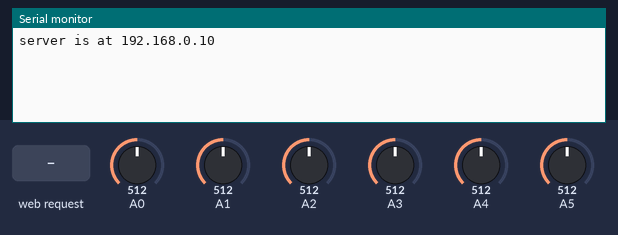
Simulated run of this sketch. Board: Arduino Uno, built with avr-gcc and run on an emulated ATmega328P. On the bench: the last lines printed to the serial monitor. The test bench sets the inputs (shaded band); at power-on: A0 = 512, A1 = 512, A2 = 512, A3 = 512, A4 = 512, A5 = 512. WiFi joins after 1.5 s; servers stay silent unless stated.

Above: at 1.2 s.
1.3 s: HTTP request GET /status received
At 2.5 s:
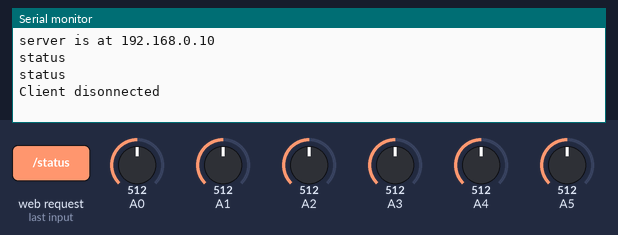
2.8 s: HTTP request GET /arm received
At 3.4 s:
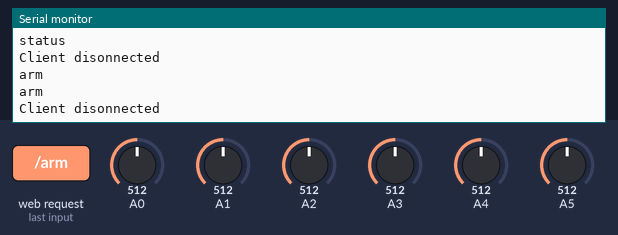
4.3 s: HTTP request GET /disarm received
At 4.8 s:
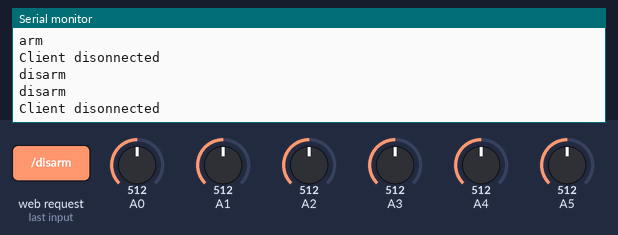

The sketch:

Rest_Webservice_Arduino.ino
```cpp
#include <SPI.h>
#include <Ethernet.h>
// Enter a MAC address and IP address for your controller below.
// The IP address will be dependent on your local network:
byte mac[] = {
  0xDE, 0xAD, 0xBE, 0xEF, 0xFE, 0xED
};
IPAddress ip(192, 168, 0, 10);
char cmd[15];
char param1[15];
boolean systemArmed = true;
#define STRING_BUFFER_SIZE 128
char buffer[STRING_BUFFER_SIZE];
EthernetServer server(80);
void setup() {
  Serial.begin(9600);
  // start the Ethernet connection and the server:
  Ethernet.begin(mac, ip);
  server.begin();
  Serial.print("server is at ");
  Serial.println(Ethernet.localIP());
}
void send404(EthernetClient client) {
  client.println("HTTP/1.1 404 OK");
  client.println("Content-Type: text/html");
  client.println("Connnection: close");
  client.println();
  client.println("<!DOCTYPE HTML>");
  client.println("<html><body>404</body></html>");
}
void sendStatus(EthernetClient client) {
  // Send a standard http response header
  client.println("HTTP/1.1 200 OK");
  client.println("Content-Type: application/json");
  client.println("Connnection: close");
  client.println();
  client.println("{");
  // Output the value of each analog input pin
  for (int analogChannel = 0; analogChannel < 6; analogChannel++) {
    int sensorReading = analogRead(analogChannel);
    client.print("\"analog_in_");
    client.print(analogChannel);
    client.print("\": ");
    client.print(sensorReading);
    // if (analogChannel != 5) {
    client.println(",");
    // }
  }
  client.print("\"system_armed\": ");
  client.print( systemArmed );
  client.println("\n}");
}
/** * Parse the string and return an array which contains all path segments */
char** parse(char* str) {
  char ** messages;
  messages = (char**)malloc(sizeof(char *));
  char *p;
  p = strtok(str, " ");
  unsigned int i = 0;
  while (p != NULL) {
    p = strtok(NULL, "/");
    char *sp;
    boolean last = false;
    sp = strchr(p, ' ');
    if (sp != NULL) {
      *sp++ = '\0';
      last = true;
    }
    messages[i] = p;
    i++;
    if (last) {
      break;
    }
    messages = (char**)realloc(messages, sizeof(char *) * i + 1);
  }
  messages[i] = '\0';
  return messages;
}
void armSystem() {
  systemArmed = true;
}
void disarmSystem() {
  systemArmed = false;
}
void handleCommand(EthernetClient client, char* cmd, char* param) {
  if (strcmp(cmd, "status") == 0) {
    Serial.println("status");
    sendStatus(client);
  } else if (strcmp(cmd, "arm") == 0) {
    armSystem();
    sendStatus(client);
    Serial.println("arm");
  } else if (strcmp(cmd, "disarm") == 0) {
    disarmSystem();
    sendStatus(client);
    Serial.println("disarm");
  } else {
    send404(client);
  }
}
int countSegments(char* str) {
  int p = 0;
  int count = 0;
  while (str[p] != '\0') {
    if (str[p] == '/') {
      count++;
    }
    p++;
  }
  // We don't want to count the / in 'HTTP/1.1'
  count--;
  return count;
}
void loop() {
  // listen for incoming clients
  EthernetClient client = server.available();
  if (client) {
    // an http request ends with a blank line
    boolean currentLineIsBlank = true;
    while (client.connected()) {
      if (client.available()) {
        char c;
        int bufindex = 0; // reset buffer
        buffer[0] = client.read();
        buffer[1] = client.read();
        bufindex = 2;
        // Read the first line to determin the request page
        while (buffer[bufindex - 2] != '\r' && buffer[bufindex - 1] != '\n') {
          // read full row and save it in buffer
          c = client.read();
          if (bufindex < STRING_BUFFER_SIZE) {
            buffer[bufindex] = c;
          }
          bufindex++;
        }
        // Clean buffer for next row
        bufindex = 0;
        // Parse the query string
        int nSegments = countSegments(buffer);
        char **pathsegments = parse(buffer);
        int i = 0;
        for (i = 0; i < nSegments; i++) {
          Serial.println(pathsegments[i]);
        }
        if (c == '\n' && currentLineIsBlank) {
          handleCommand(client, pathsegments[0], pathsegments[1]);
          break;
        }
        if (c == '\n') {
          currentLineIsBlank = true;
        } else if (c != '\r') {
          currentLineIsBlank = false;
        }
      }
    }
    // Give the web browser time to receive the data
    delay(1);
    // Close the connection:
    client.stop();
    Serial.println("Client disonnected");
  }
}
```

Measured:
- after the input at 1.3 s, the serial monitor: prints a new line at once (image 1)
- after the input at 2.8 s, the serial monitor: prints a new line at once (image 2)
- after the input at 4.3 s, the serial monitor: prints a new line at once (image 3)
